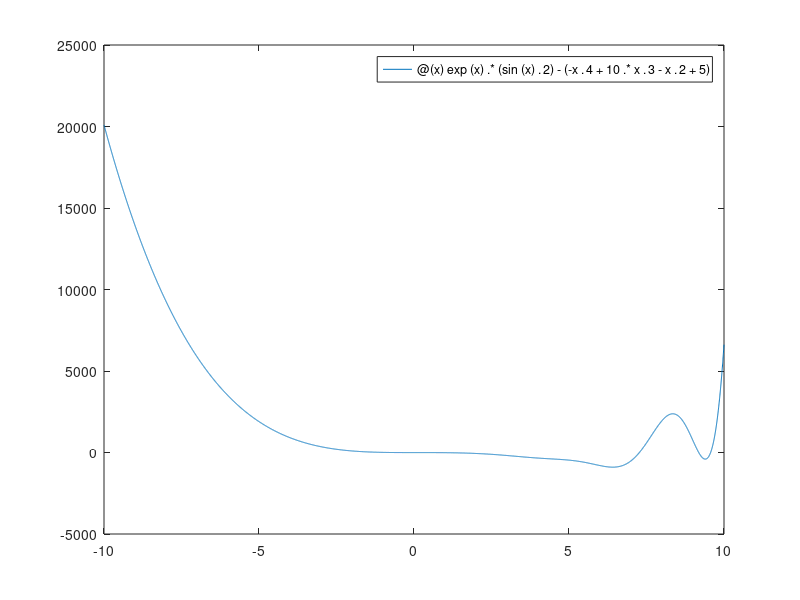
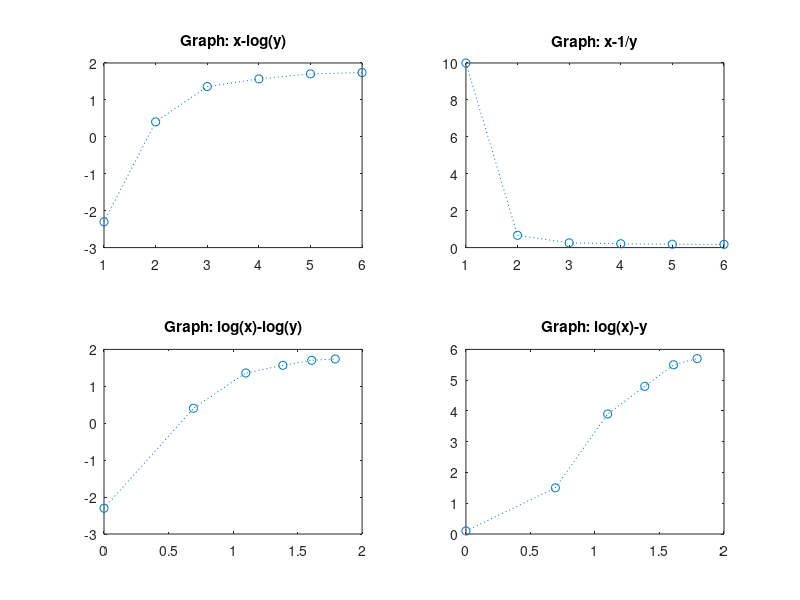
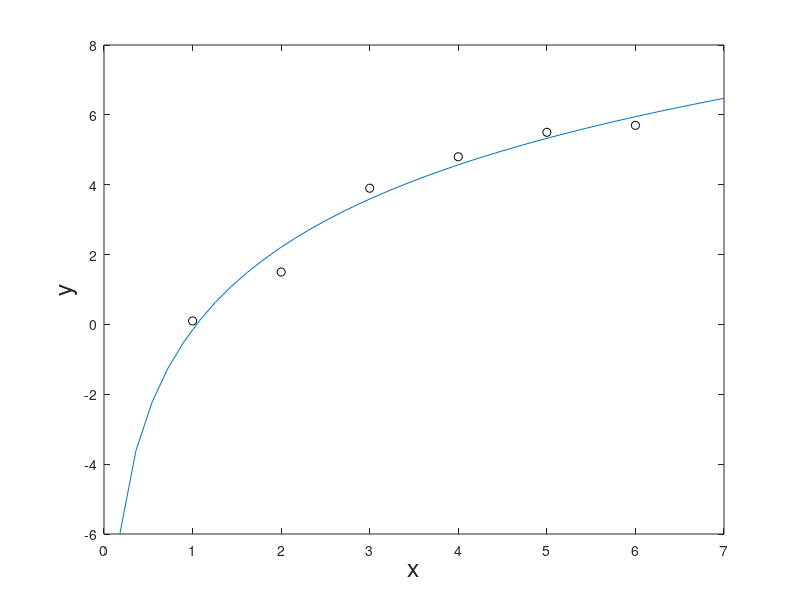

MATLAB code to generate these figures, in order: (Note: this script raises an error after producing the figures.)
%% problem 1
clear; clc; close all;
fprintf("[Prob 1]");

% 1-(1)
func = @(x)sin(x)./exp(x);
q = integral(func,-2, Inf);
disp(q);

% 1-(2)
q = [4 -1.3 2.4 -1.9 -2.2];
rootq = roots(q)
% numbers of real number are 2

% 1-(3)
% fx = @(x)exp(x).^sin(x).^2;
% gx = @(x)-x.^4 + 10.*x.^3-x.^2+5;
for_val = @(x)exp(x).*(sin(x).^2) - (-x.^4 + 10.*x.^3-x.^2+5);
fplot(for_val, [-10, 10])

x1 = fzero(for_val, 0)
x2 = fzero(for_val, 7)
x3 = fzero(for_val, 9)
x4 = fzero(for_val, 11)

% 1-(4)

% 주어진 상수
k = 10;
t_span = [0 20];
t_vals = 0:0.1:20; % 시간 범위와 간격 설정
initial_conditions = [0; 10]; % [y(0), y'(0)]

% 외부 힘 f(t)를 익명 함수로 정의
f_t = @(t) -3 * abs(t - 5) + 15;

% 질량 m = 0.3에 대한 미분 방정식을 익명 함수로 정의
m1 = 0.3;
odeFunc1 = @(t, Y) [Y(2); (-k * Y(1) + f_t(t)) / m1];

% 질량 m = 0.6에 대한 미분 방정식을 익명 함수로 정의
m2 = 0.6;
odeFunc2 = @(t, Y) [Y(2); (-k * Y(1) + f_t(t)) / m2];

% ode45를 사용하여 질량 m = 0.3에 대해 풀이
[t1, y1] = ode45(odeFunc1, t_span, initial_conditions);

% ode45를 사용하여 질량 m = 0.6에 대해 풀이
[t2, y2] = ode45(odeFunc2, t_span, initial_conditions);

% f(t)를 시간에 대해 계산하여 그래프에 사용할 데이터 생성
f_vals = arrayfun(f_t, t_vals);

% 그래프 그리기
figure;
subplot(3,1,1);
plot(t_vals, f_vals, 'k');
title('External Force f(t)');
xlabel('Time (s)');
ylabel('f(t)');

subplot(3,1,2);
plot(t1, y1(:,1), 'b');
title('Position of mass (m = 0.3)');
xlabel('Time (s)');
ylabel('y(t)');

subplot(3,1,3);
plot(t2, y2(:,1), 'r');
title('Position of mass (m = 0.6)');
xlabel('Time (s)');
ylabel('y(t)');




%% problem 2
clear; clc; close all;

x = [1.0 2.0 3.0 4.0 5.0 6.0];
y = [0.1 1.5 3.9 4.8 5.5 5.7];

figure(2)
subplot(2, 2, 1);
plot(x, log(y), 'o:'); title("Graph: x-log(y)");

subplot(2, 2, 2);
plot(x, 1./y, 'o:'); title("Graph: x-1/y");

subplot(2, 2, 3);
plot(log(x), log(y), 'o:'); title("Graph: log(x)-log(y)");

subplot(2, 2, 4);
plot(log(x), y, 'o:'); title("Graph: log(x)-y");

q = polyfit(log(x), y, 1) % 이렇게 하면 lecture06의 표에서 볼 수 있듯이 [m, b]값이 도출됨.
% q_test = polyfit(x, y, 3) % 이렇게 하면 x, y의 점들에 피팅할 수 있는 3차함수의 계수들의 행렬을 반환해줌.
m = q(1);
b = q(2);

xp = linspace(0, 7, 40);
yp = m*log(xp)+b;

figure(3);
plot(x, y, 'ok', xp, yp)
xlabel('x','fontsize',18)
ylabel('y','fontsize',18)

%% problem 3
clear; clc; close all;

% 3-(1)

a = 2;
t = linspace(0, pi/4, 101);
fxt = @(t)2*a*(1-cos(t)).*cos(t);
fyt = @(t)2*a*(1-cos(t)).*sin(t);

[area, err] = calCurveArea(t, fxt, fyt)
